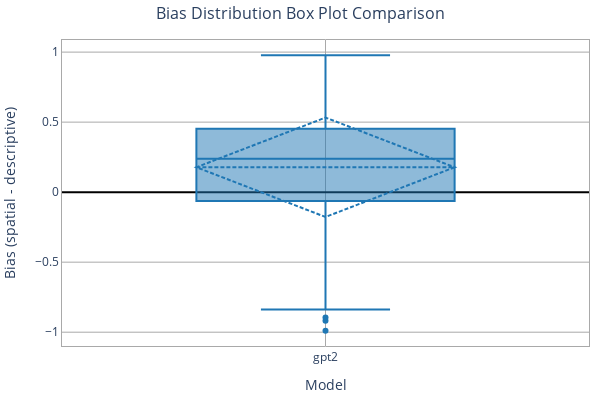

This figure's notebook cell:
### Markdown cell above
## Plot 4: Box Plot Comparison

### Code cell
def plot_bias_boxplot(model_data, width=600, height=400):
    """Create box plot comparing bias distributions."""
    fig = go.Figure()
    
    for idx, (model_name, data) in enumerate(model_data.items()):
        biases = data["bias"].values
        
        fig.add_trace(go.Box(
            y=biases,
            name=model_name,
            marker_color=MODEL_COLORS[idx % len(MODEL_COLORS)],
            boxmean='sd'  # Show mean and standard deviation
        ))
    
    fig.update_layout(
        width=width, height=height,
        plot_bgcolor='white',
        margin=dict(l=10, r=10, t=40, b=25),
        font=dict(size=13),
        title_text="Bias Distribution Box Plot Comparison",
        title_font=dict(size=16), title_x=0.5, title_y=0.98,
        showlegend=False
    )
    
    fig.update_xaxes(
        mirror=True, showgrid=True, gridcolor='darkgrey',
        title_text="Model",
        title_font=dict(size=14), tickfont=dict(size=12),
        showline=True, linewidth=1, linecolor='darkgrey'
    )
    
    fig.update_yaxes(
        mirror=True, showgrid=True, gridcolor='darkgrey',
        zeroline=True, zerolinecolor='black',
        title_text="Bias (spatial - descriptive)",
        title_font=dict(size=14), tickfont=dict(size=12),
        showline=True, linewidth=1, linecolor='darkgrey'
    )
    
    return fig

fig = plot_bias_boxplot(model_data)
fig.show()

### Figure 1 — Plotly figure (JSON) as saved in the notebook; plotly's stock layout.template omitted (floating-point values rounded to 4 significant figures; data arrays with more than 128 entries replaced by an {"elided": "..."} marker saying what was removed)
{"data": [{"boxmean": "sd", "marker": {"color": "#1F77B4"}, "name": "gpt2", "type": "box", "y": {"elided": "1500 float values"}}], "layout": {"font": {"size": 13}, "height": 400, "margin": {"b": 25, "l": 10, "r": 10, "t": 40}, "plot_bgcolor": "white", "showlegend": false, "title": {"font": {"size": 16}, "text": "Bias Distribution Box Plot Comparison", "x": 0.5, "y": 0.98}, "width": 600, "xaxis": {"gridcolor": "darkgrey", "linecolor": "darkgrey", "linewidth": 1, "mirror": true, "showgrid": true, "showline": true, "tickfont": {"size": 12}, "title": {"font": {"size": 14}, "text": "Model"}}, "yaxis": {"gridcolor": "darkgrey", "linecolor": "darkgrey", "linewidth": 1, "mirror": true, "showgrid": true, "showline": true, "tickfont": {"size": 12}, "title": {"font": {"size": 14}, "text": "Bias (spatial - descriptive)"}, "zeroline": true, "zerolinecolor": "black"}}}
